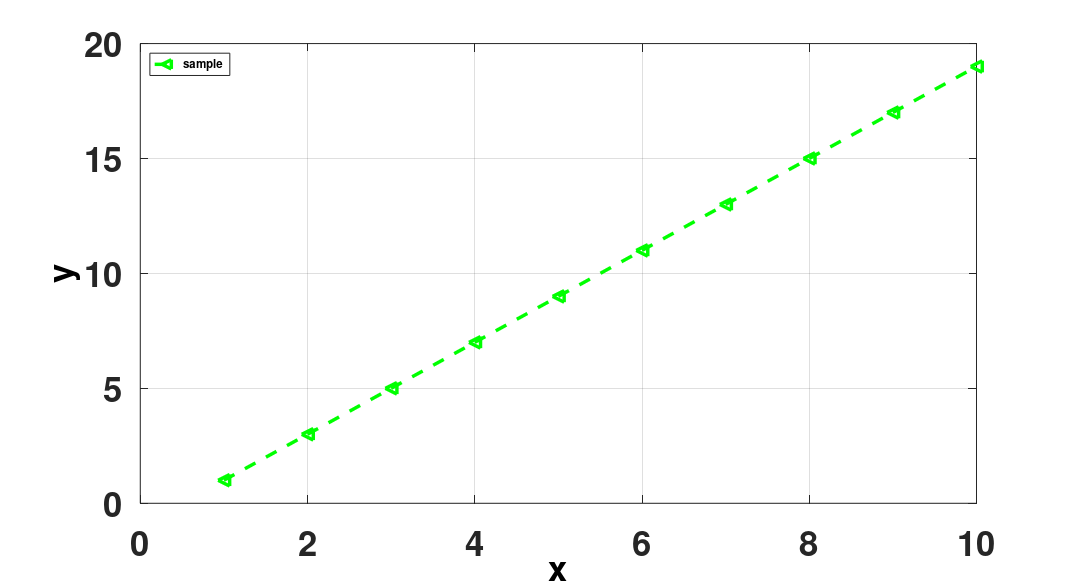
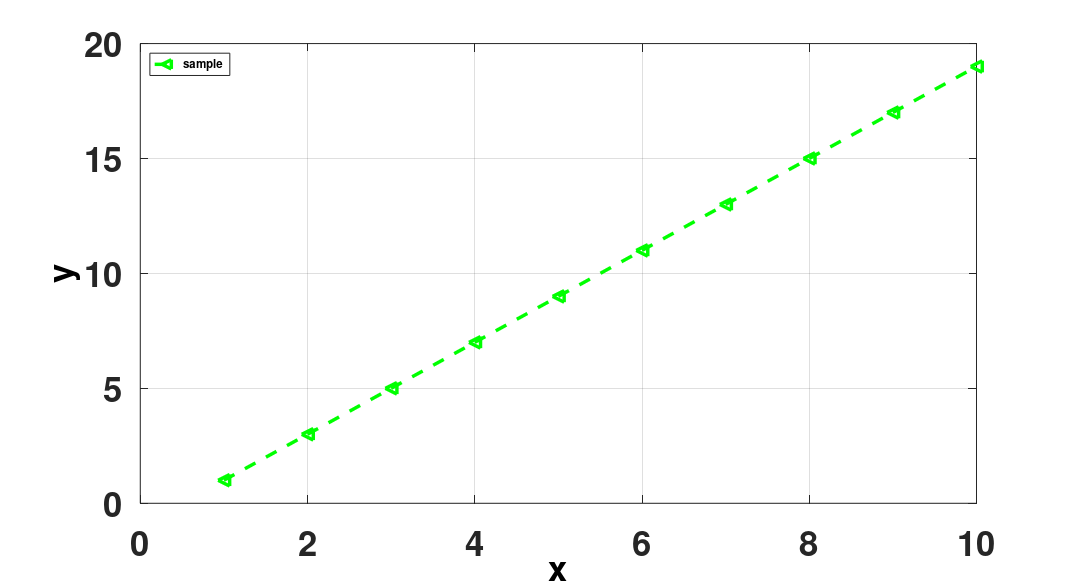

Write MATLAB code to recreate these figures, in order.
%Build Figure
figure1 = figure;
set(figure1,'units','normalized','outerposition',[0 0 1 1]);

axes1 = axes('Parent',figure1);
box(axes1,'on');
hold(axes1,'all');
set(axes1,'FontSize',30,'FontWeight','bold');


%set x,y axis
x=[1:10]
y=[1:2:20]

%plot and set font, line type
p = plot(x(1,:),y(1,:));
set(p, 'Color', 'g', 'LineWidth', 3, 'linestyle','--');
set(p, 'Marker', '<', 'MarkerSize', 10);
    
    
    
  
%set x range and y range
axis([0 10 0 20])  

%set x tick and y tick
%set(axes1,'YTick',[0.2,0.4,0.6,0.8,1.0],'YTickLabel',{'20%','40%','60%','80%','100%'},'XGrid','on','YGrid','on');
%set(axes1,'XTick',[200,400,600,800,1000],'XTickLabel',{200,400,600,800,1000},'XGrid','on','YGrid','on');
 
%set grid on 
set(axes1,'XGrid','on','YGrid','on');
    
%set legend
legend(axes1,'show','Location','NorthWest','FontSize',10,'FontWeight','bold');
legend('sample');

%set x, y Label
set(get(axes1,'XLabel'),'String','x','FontSize',30,'FontWeight','bold');
set(get(axes1,'YLabel'),'String','y','FontSize',30,'FontWeight','bold');

%save to file
set(gcf, 'PaperPosition', [0 0 13 7]); %Position plot at left hand corner with width 5 and height 5.
set(gcf, 'PaperSize', [13 7]); %Set the paper to have width 5 and height 5.
%saveas(gcf, 'SolarTrace_High', 'pdf') %Save figure
saveas(gcf, '.\figures\HomeUsageTrace', 'pdf') %Save figure  
saveas(gca, strcat('.\figures\HomeUsageTrace', '.eps'),'psc2') %Save figure 

%set title
%title('10000 Attackers, 1000 Proxies');
 
